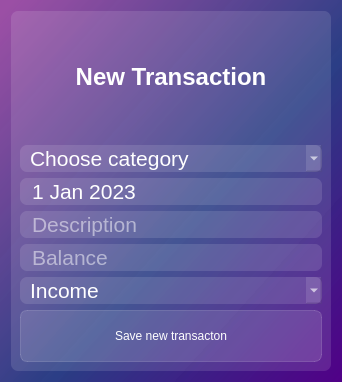
<?xml version="1.0" encoding="UTF-8"?>
<ui version="4.0">
 <class>Dialog</class>
 <widget class="QDialog" name="Dialog">
  <property name="geometry">
   <rect>
    <x>0</x>
    <y>0</y>
    <width>338</width>
    <height>378</height>
   </rect>
  </property>
  <property name="windowTitle">
   <string>Dialog</string>
  </property>
  <property name="styleSheet">
   <string notr="true">background: qlineargradient(spread:pad, x1:1, y1:1, x2:0, y2:0, stop:0 rgba(81, 0, 135, 255), stop:0.427 rgba(41, 61, 132, 235), stop:0.98 rgba(155, 79, 165, 255), stop:1 rgba(155, 79, 165, 255));
</string>
  </property>
  <layout class="QVBoxLayout" name="verticalLayout_2">
   <item>
    <widget class="QFrame" name="frame">
     <property name="minimumSize">
      <size>
       <width>320</width>
       <height>360</height>
      </size>
     </property>
     <property name="styleSheet">
      <string notr="true">background-color: rgba(255, 255, 255, 30);
boreder: 1px solid rgba(255, 255, 255, 40);
border-radius: 7px;</string>
     </property>
     <property name="frameShape">
      <enum>QFrame::StyledPanel</enum>
     </property>
     <property name="frameShadow">
      <enum>QFrame::Raised</enum>
     </property>
     <layout class="QVBoxLayout" name="verticalLayout">
      <item>
       <widget class="QLabel" name="label_new_transaction">
        <property name="styleSheet">
         <string notr="true">color: white;
font-size: 18pt;
background-color: none;
border: none;
margin-bottom: 5px;
font-weight: 600;</string>
        </property>
        <property name="text">
         <string>New Transaction</string>
        </property>
        <property name="alignment">
         <set>Qt::AlignCenter</set>
        </property>
       </widget>
      </item>
      <item>
       <widget class="QComboBox" name="cb_category">
        <property name="styleSheet">
         <string notr="true">QComboBox {
font-size: 16pt;
color: white;
padding-left: 10px;
}

QComboBox:item {
color: black;
}</string>
        </property>
        <property name="currentText">
         <string notr="true">Choose category</string>
        </property>
        <property name="currentIndex">
         <number>0</number>
        </property>
        <property name="minimumContentsLength">
         <number>0</number>
        </property>
        <property name="duplicatesEnabled">
         <bool>false</bool>
        </property>
        <item>
         <property name="text">
          <string>Choose category</string>
         </property>
        </item>
        <item>
         <property name="text">
          <string>Groceries</string>
         </property>
        </item>
        <item>
         <property name="text">
          <string>Entertainment</string>
         </property>
        </item>
        <item>
         <property name="text">
          <string>Auto</string>
         </property>
        </item>
        <item>
         <property name="text">
          <string>Work</string>
         </property>
        </item>
        <item>
         <property name="text">
          <string>Other</string>
         </property>
        </item>
       </widget>
      </item>
      <item>
       <widget class="QDateEdit" name="data">
        <property name="styleSheet">
         <string notr="true">color: white;
font-size: 16pt;
padding-left: 10px;</string>
        </property>
        <property name="buttonSymbols">
         <enum>QAbstractSpinBox::NoButtons</enum>
        </property>
        <property name="dateTime">
         <datetime>
          <hour>0</hour>
          <minute>0</minute>
          <second>0</second>
          <year>2023</year>
          <month>1</month>
          <day>1</day>
         </datetime>
        </property>
       </widget>
      </item>
      <item>
       <widget class="QLineEdit" name="line_description">
        <property name="styleSheet">
         <string notr="true">color: white;
font-size: 16pt;
padding-left: 10px;</string>
        </property>
        <property name="placeholderText">
         <string>Description</string>
        </property>
       </widget>
      </item>
      <item>
       <widget class="QLineEdit" name="line_balance">
        <property name="styleSheet">
         <string notr="true">color: white;
font-size: 16pt;
padding-left: 10px;</string>
        </property>
        <property name="placeholderText">
         <string>Balance</string>
        </property>
       </widget>
      </item>
      <item>
       <widget class="QComboBox" name="cb_count">
        <property name="styleSheet">
         <string notr="true">color: white;
font-size: 16pt;
padding-left: 10px;</string>
        </property>
        <item>
         <property name="text">
          <string>Income</string>
         </property>
        </item>
        <item>
         <property name="text">
          <string>Outcome</string>
         </property>
        </item>
       </widget>
      </item>
      <item>
       <widget class="QPushButton" name="btn_new_transaction">
        <property name="styleSheet">
         <string notr="true">QPushButton {
background-color: rgba(255, 255, 255, 30);
color: white;
border: 1px solid rgba(255, 255, 255, 40);
border-radius: 7px;
width: 230px;
height: 50px;
}

QPushButton:hover {
background-color: rgba(255, 255, 255, 40);
}

QPushButton:pressed {
background-color: rgba(255, 255, 255, 70);
}
</string>
        </property>
        <property name="text">
         <string>Save new transacton</string>
        </property>
        <property name="icon">
         <iconset resource="res-new-icon.qrc">
          <normaloff>:/icons/icons/add_box_white_24dp.svg</normaloff>:/icons/icons/add_box_white_24dp.svg</iconset>
        </property>
        <property name="iconSize">
         <size>
          <width>24</width>
          <height>24</height>
         </size>
        </property>
       </widget>
      </item>
     </layout>
    </widget>
   </item>
  </layout>
 </widget>
 <resources>
  <include location="res-new-icon.qrc"/>
 </resources>
 <connections/>
</ui>
